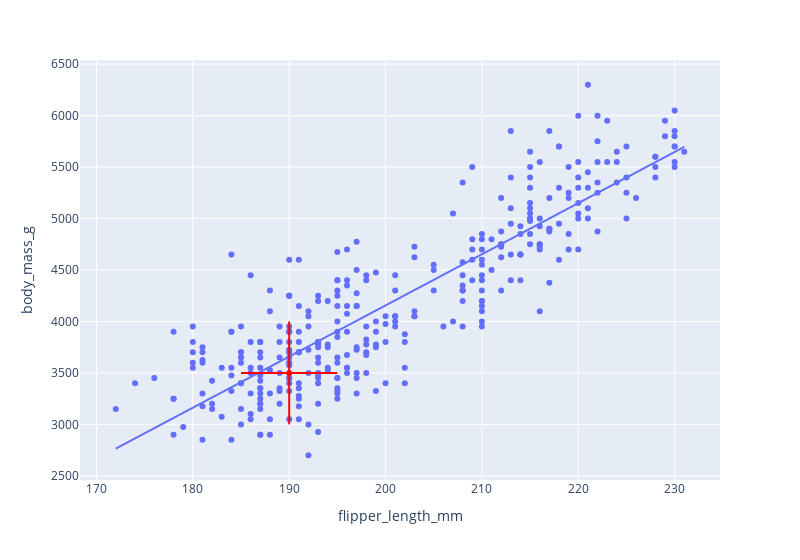

The cell this chart's notebook holds for it:
### Markdown cell above
**Peguin example**

Since we're serving as (temporary) penguin researchers, we have some experience with judging the weight of a penguin by the flipper length. We know that on average, for about every 20 mm increase in flipper length, the weight of the penguin increases by about 1000 g (1 kg). One of our penguins has a flipper length of 220 mm and we also know his weight is 5000 g. We observe another penguin to have a flipper length of 190 mm; what is the approximate weight of this second penguin? We know we have an increase of 1000g/20mm. The second penguin’s flippers are 30mm shorter so the weight would be 5000g - 1500g = 3500g.

We just used a baseline (1000g/20mm) and made a prediction based on that starting point.

**Graphing with penguin data**

we see in the graphe below that hour baseline estimate (intersection of red cross) was close to what or OLS treadline estimated

### Code cell
df = sns.load_dataset("penguins")
display(df.head())

fig = px.scatter(df, x="flipper_length_mm", y="body_mass_g", trendline="ols", width=800)
fig.add_trace(
    go.Scatter(
        x=[190, 190],
        y=[3000, 4000],
        mode='lines',
        line=go.scatter.Line(color="red"),
        showlegend=False))
fig.add_trace(
    go.Scatter(
        x=[185, 195],
        y=[3500, 3500],
        mode='lines',
        line=go.scatter.Line(color="red"),
        showlegend=False))
fig.add_trace(
    go.Scatter(
        x=[190],
        y=[3500],
        mode='markers',
        line=go.scatter.Line(color="red"),
        showlegend=False))
fig.show()

### Figure 1 — Plotly figure (JSON) as saved in the notebook; plotly's stock layout.template omitted (floating-point values rounded to 4 significant figures; data arrays with more than 128 entries replaced by an {"elided": "..."} marker saying what was removed)
{"data": [{"hovertemplate": "flipper_length_mm=%{x}<br>body_mass_g=%{y}<extra></extra>", "legendgroup": "", "marker": {"color": "#636efa", "symbol": "circle"}, "mode": "markers", "name": "", "orientation": "v", "showlegend": false, "type": "scatter", "x": {"elided": "344 int values"}, "xaxis": "x", "y": {"elided": "344 int values"}, "yaxis": "y"}, {"hovertemplate": "<b>OLS trendline</b><br>body_mass_g = 49.6856 * flipper_length_mm + -5780.83<br>R<sup>2</sup>=0.758993<br><br>flipper_length_mm=%{x}<br>body_mass_g=%{y} <b>(trend)</b><extra></extra>", "legendgroup": "", "marker": {"color": "#636efa", "symbol": "circle"}, "mode": "lines", "name": "", "showlegend": false, "type": "scatter", "x": {"elided": "342 int values"}, "xaxis": "x", "y": {"elided": "342 float values"}, "yaxis": "y"}, {"line": {"color": "red"}, "mode": "lines", "showlegend": false, "type": "scatter", "x": [190, 190], "y": [3000, 4000]}, {"line": {"color": "red"}, "mode": "lines", "showlegend": false, "type": "scatter", "x": [185, 195], "y": [3500, 3500]}, {"line": {"color": "red"}, "mode": "markers", "showlegend": false, "type": "scatter", "x": [190], "y": [3500]}], "layout": {"legend": {"tracegroupgap": 0}, "margin": {"t": 60}, "width": 800, "xaxis": {"anchor": "y", "domain": [0, 1], "title": {"text": "flipper_length_mm"}}, "yaxis": {"anchor": "x", "domain": [0, 1], "title": {"text": "body_mass_g"}}}}
